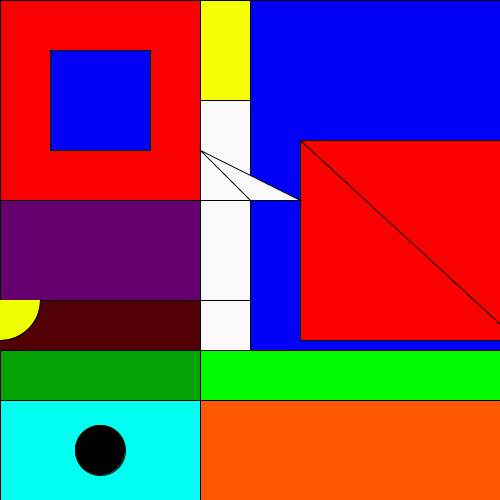
Frame 1 (no input)
Frame 60 (the mouse pressed at the canvas centre just before this capture): identical to frame 1, image omitted
Frame 120 (the mouse held since frame 60 and released just before this capture): identical to frame 1, image omitted

The Processing sketch that drew this single still picture (run headless with seeded random() and noise(); from frame 60 on, the mouse is pressed at the canvas centre):

// Processing sketch: processing_85328
// ── processing_85328.pde

void setup(){
  size(500,500);}
  
  void draw(){
    background(250,250,250);
    fill(250,0,0);
    rect(0,0,200,200);
    fill(0,0,250);
    rect(250,0,300,350);
    fill(246,255,3);
    rect(200,0,50,100);
    fill(250,250,250);
    rect(200,200,50,100);
    rect(200,100,50,100);
    fill(0,250,0);
    rect(200,350,500,50);
    fill(82,2,7);
    rect(200,300,-550,50);
    fill(103,0,111);
    rect(0,200,200,100);
    fill(5,162,3);
    rect(0,350,200,100);
    fill(255,87,3);
    rect(200,400,400,500);
    fill(0,255,240);
    rect(0,400,200,100);
    fill(250,0,0);
    rect(300,140,400,200); 
    fill(0,0,250);
    rect(50,50,100,100);
    fill(237,255,0);
    arc(0,300,80,80,0,PI);
    fill(0,0,0);
    ellipse(100,450,50,50);
    line(300,140,800,600);
    fill(250,250,250);
    triangle(200,150,300,200,250,200);
}
